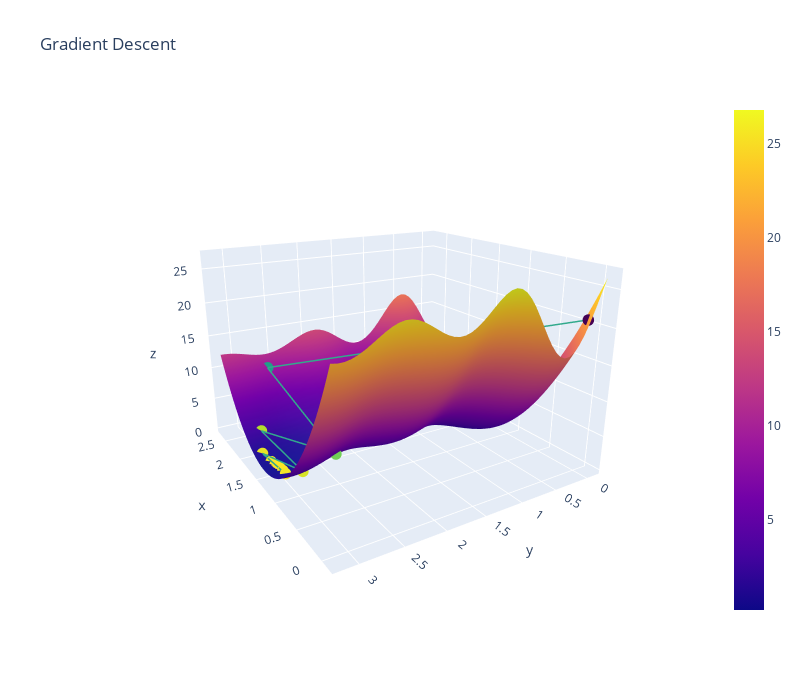

This figure's notebook cell:
### Code cell
# Run me to see a 3D plot (gradient descent with static alpha)
plot_3d(bs[:, 0], bs[:, 1], loss, average_squared_loss, sin_model, x, y)
